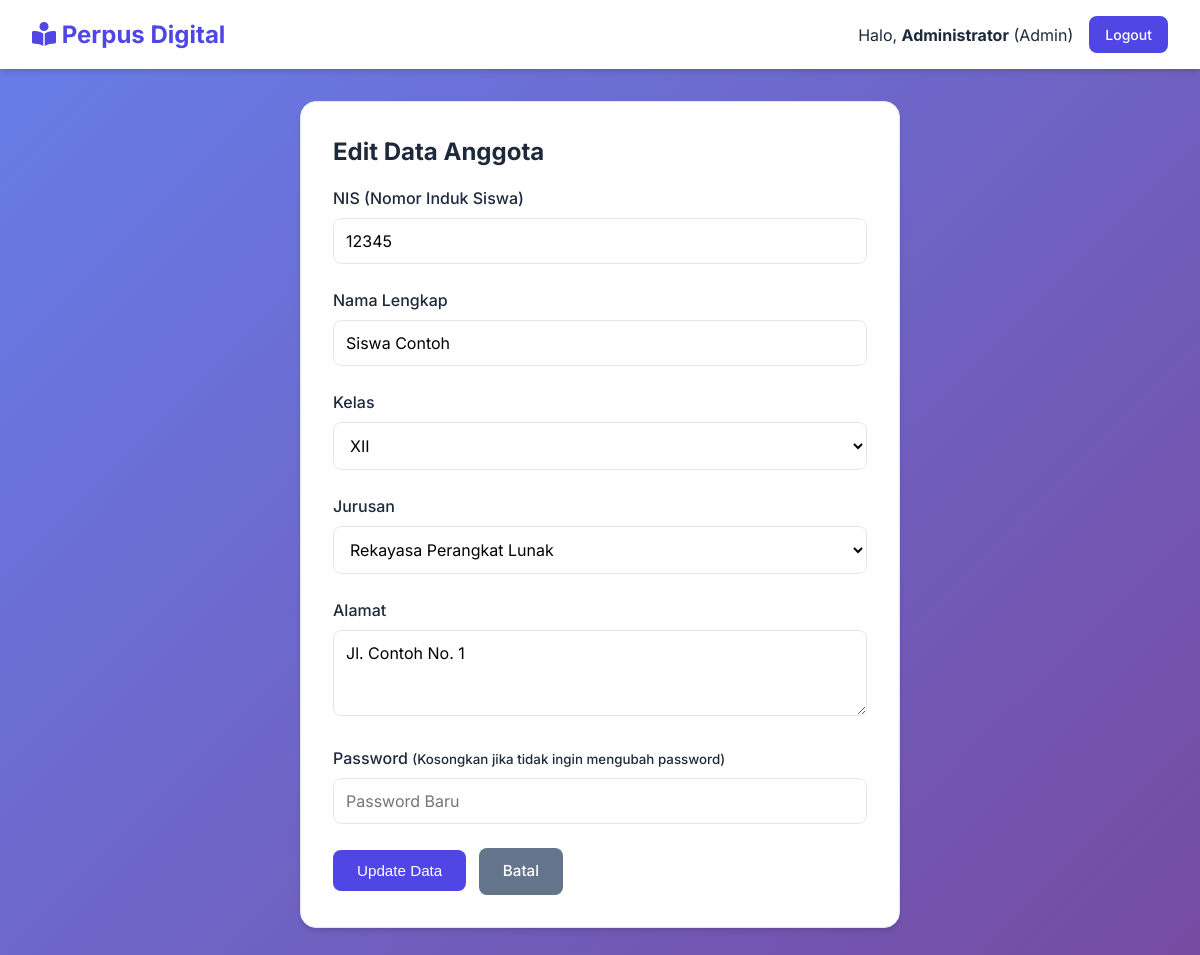
The page /edit_anggota.php?id=1 (signed in) on the database its author committed.
### tables this page shows
CREATE TABLE `anggota` (
  `id_anggota` int(11) NOT NULL AUTO_INCREMENT,
  `nis` varchar(20) NOT NULL,
  `nama_lengkap` varchar(100) NOT NULL,
  `kelas` varchar(20) NOT NULL,
  `jurusan` varchar(50) NOT NULL,
  `alamat` text NOT NULL,
  `password` varchar(32) NOT NULL,
  PRIMARY KEY (`id_anggota`),
  UNIQUE KEY `nis` (`nis`)
);

### edit_anggota.php (the view, shortened to what this page needs)
<?php
include 'header.php';
include 'config/database.php';
$id = $_GET['id'];
$data = mysqli_query($koneksi, "SELECT * FROM anggota WHERE id_anggota='$id'");
while ($d = mysqli_fetch_array($data)) {
?>
<div class="card" style="max-width: 600px; margin: 0 auto;">
    <h2 class="mb-4">Edit Data Anggota</h2>
    <form action="proses_edit_anggota.php" method="POST">
        <div class="form-group">
            <label class="form-label">NIS (Nomor Induk Siswa)</label>
            <input type="text" name="nis" class="form-control" required value="<?php echo $d['nis']; ?>">
        </div>
        <div class="form-group">
            <label class="form-label">Nama Lengkap</label>
            <input type="text" name="nama" class="form-control" required value="<?php echo $d['nama_lengkap']; ?>">
        </div>
        <div class="form-group">
            <label class="form-label">Kelas</label>
            <select name="kelas" class="form-control" required>
                <option value="XII" <?php if ($d['kelas'] == "XII")
        echo "selected"; ?>>XII</option>
            </select>
        </div>
        <div class="form-group">
            <label class="form-label">Jurusan</label>
            <select name="jurusan" class="form-control" required>
                <option value="RPL" <?php if ($d['jurusan'] == "RPL")
        echo "selected"; ?>>Rekayasa Perangkat Lunak</option>
            </select>
        </div>
        <div class="form-group">
            <label class="form-label">Alamat</label>
            <textarea name="alamat" class="form-control" required rows="3"><?php echo $d['alamat']; ?></textarea>
        </div>
        <div class="form-group">
            <label class="form-label">Password <small>(Kosongkan jika tidak ingin mengubah password)</small></label>
            <input type="password" name="password" class="form-control" placeholder="Password Baru">
        </div>
        <div class="mt-4">
            <button type="submit" class="btn btn-primary">Update Data</button>
            <a href="anggota.php" class="btn" style="background-color: var(--secondary-color); color: white; margin-left: 0.5rem;">Batal</a>
        </div>
    </form>
</div>
<?php
}
include 'footer.php';
?>

### assets/css/style.css (style rules this page uses)
:root { --primary-color: #4f46e5; --primary-hover: #4338ca; --secondary-color: #64748b; --background-color: #f1f5f9; --surface-color: #ffffff; --text-color: #1e293b; --text-muted: #64748b; --border-color: #e2e8f0; --success-color: #10b981; --error-color: #ef4444; --warning-color: #f59e0b; --shadow-sm: 0 1px 2px 0 rgb(0 0 0 / 0.05); --shadow: 0 4px 6px -1px rgb(0 0 0 / 0.1), 0 2px 4px -2px rgb(0 0 0 / 0.1); --shadow-lg: 0 10px 15px -3px rgb(0 0 0 / 0.1), 0 4px 6px -4px rgb(0 0 0 / 0.1); --glass-bg: rgba(255, 255, 255, 0.7); --glass-border: 1px solid rgba(255, 255, 255, 0.3); --glass-shadow: 0 8px 32px 0 rgba(31, 38, 135, 0.37); }
* { margin: 0; padding: 0; box-sizing: border-box; }
body { font-family: 'Inter', sans-serif; background-color: var(--background-color); color: var(--text-color); line-height: 1.5; background-image: linear-gradient(135deg, #667eea 0%, #764ba2 100%); min-height: 100vh; }
a { text-decoration: none; color: var(--primary-color); transition: color 0.2s; }
.card { background: var(--surface-color); border-radius: 1rem; box-shadow: var(--shadow); padding: 2rem; border: 1px solid var(--border-color); }
.btn { display: inline-block; padding: 0.75rem 1.5rem; border-radius: 0.5rem; font-weight: 500; cursor: pointer; transition: all 0.2s; border: none; font-size: 0.95rem; }
.btn-primary { background-color: var(--primary-color); color: white; }
.form-group { margin-bottom: 1.5rem; }
.form-label { display: block; margin-bottom: 0.5rem; font-weight: 500; color: var(--text-color); }
.form-control { width: 100%; padding: 0.75rem; border: 1px solid var(--border-color); border-radius: 0.5rem; font-family: inherit; font-size: 1rem; transition: border-color 0.2s, box-shadow 0.2s; background-color: rgba(255, 255, 255, 0.9); }
.mb-4 { margin-bottom: 1rem; }
.mt-4 { margin-top: 1rem; }

### rows shown on the page
anggota: nis "12345", nama "Siswa Contoh", kelas "XII", jurusan "Rekayasa Perangkat Lunak", alamat "Jl. Contoh No. 1"

### other values the page prints
$_SESSION['nama'] "Administrator"
$_SESSION['level'] "Admin"
